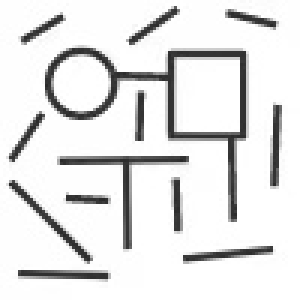
#> input picture map3.jpg, 100 x 100 px (shown 3 times larger)
$ python 'cv2_地图膨胀.py'
#> lines starting #> are read from the running program, lines starting #| are printed output that depends on the picture
import cv2
import numpy as np


img_path = './map3.jpg'
img_input = cv2.imread(img_path)
#> img_input is the input picture: shape (100, 100, 3); min 40, max 255, mean 228
kernel = np.ones((2,2), dtype=np.uint8)
img_output = cv2.erode(img_input, kernel, iterations=1)
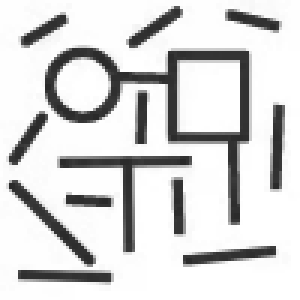
#> img_output: shape (100, 100, 3) (shown 3 times larger); min 40, max 255, mean 214.3

cv2.imshow('input', img_input)
cv2.imshow('output', img_output)
cv2.waitKey(0)

$ run again, with img_1.png saved as map3.jpg
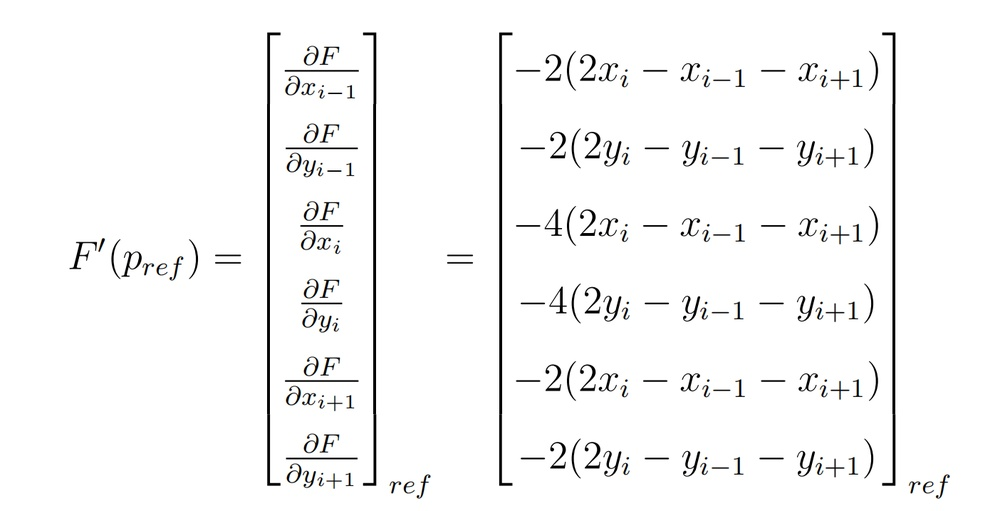
#> input picture img_1.png, 1000 x 511 px, shrunk from 1404 x 717 before the run
#> img_input is the input picture: shape (511, 1000, 3); mean B, G, R 246.9, 247, 246.9
#> `img_output = cv2.erode(img_input, kernel, iterations=1)`:
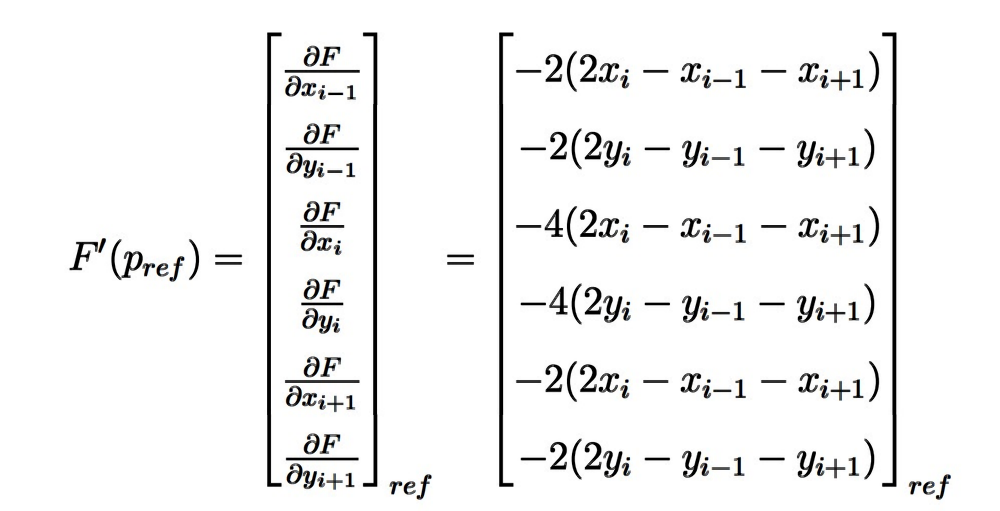
#> img_output: shape (511, 1000, 3); mean B, G, R 242.2, 242.3, 242.2
